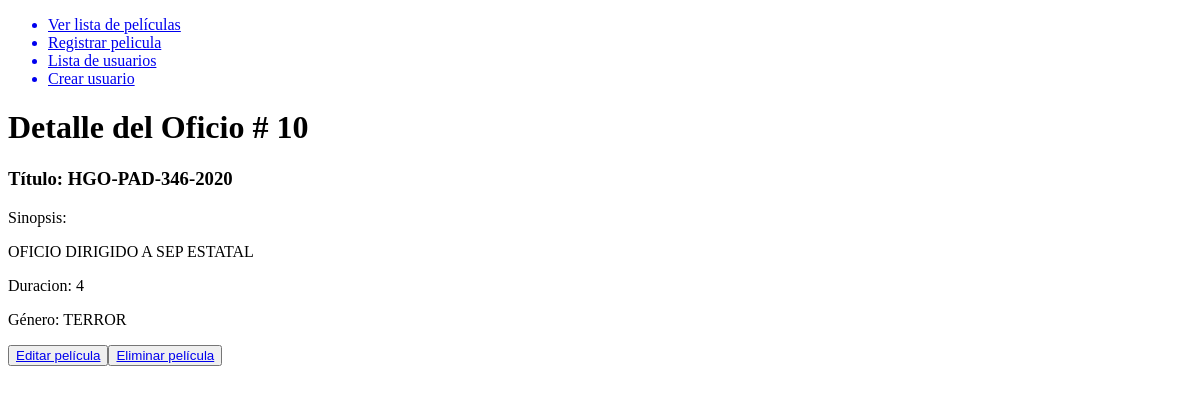
Before: /movies/10/ with the older database file.
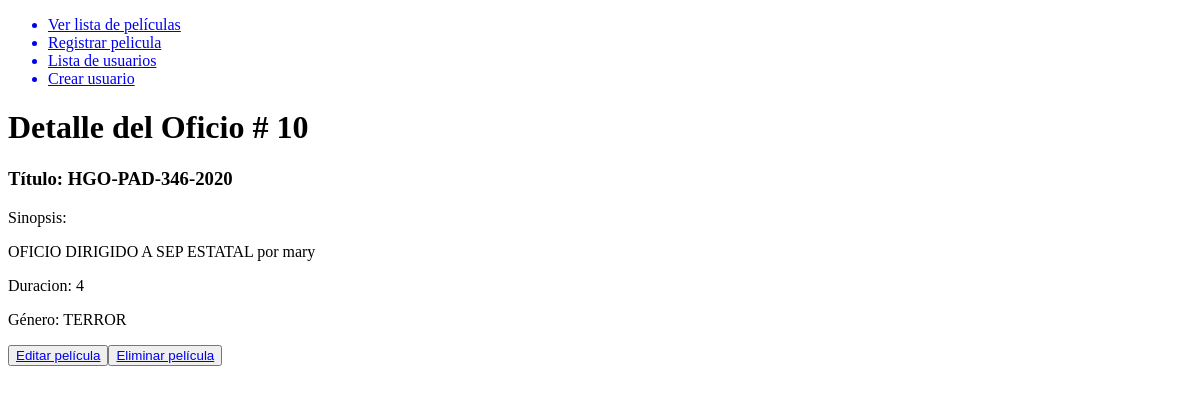
After: the same page with the newer database file.
### movies/models.py (models this page shows, shortened)
class Movie(models.Model): #Siempre hay que heredar de models.Model
    title = models.CharField(max_length=140)
    sinopsis = models.TextField(blank=True, null=True)
    duration = models.PositiveIntegerField()
    calif = models.PositiveIntegerField(default=5)
    gender = models.CharField(max_length=50)
    created = models.DateTimeField(auto_now_add=True)
    updated = models.DateTimeField(auto_now=True)

### movies/views.py (the view)
# urls.py: path('<int:id>/', GetMovie, name='detail'),
def GetMovie(request, id):
    movie = Movie.objects.get(pk=id)
    template_name = 'movies/detail.html'
    context = {
        'movie': movie
    }
    return render(request, template_name, context)

### movies/templates/movies/detail.html
{% extends 'base.html' %}
    {% block content %}
    <h1>Detalle del Oficio # {{ movie.id }}</h1>
    <h3>Título: {{ movie.title }}</h3>
    <p>Sinopsis: </p>
    <p>{{ movie.sinopsis }}</p>
    <p>Duracion: {{ movie.duration }}</p>
    <P>Género: {{movie.gender}}</p>
    <a href="{% url 'movies:update' movie.id %}"><button>Editar película</buttton></a>
    <a href="{% url 'movies:delete' movie.id %}"><button>Eliminar película</buttton></a>
    {% endblock content%}

Changed rows visible on the page:
changed Movie "TERROR": sinopsis "OFICIO DIRIGIDO A SEP ESTATAL" → "OFICIO DIRIGIDO A SEP ESTATAL por mary"
